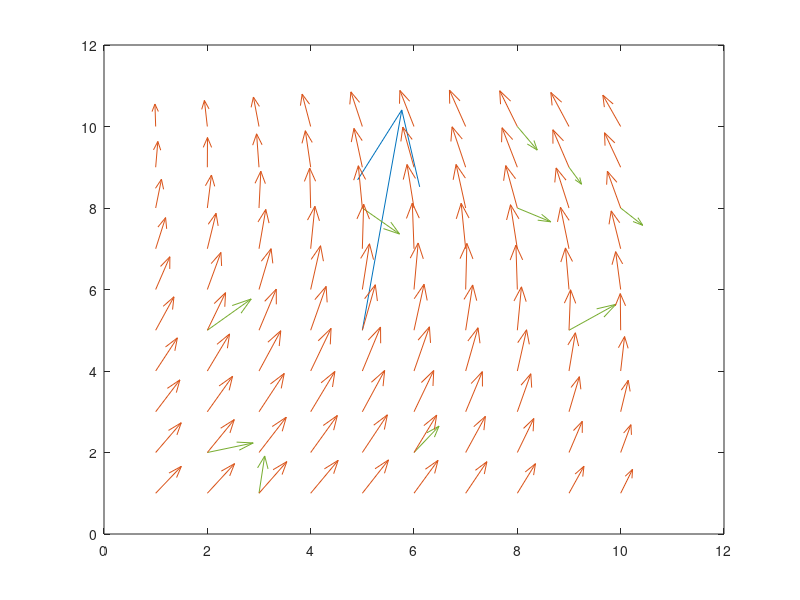

MATLAB code for this plot:
clc; clear all;
 
lambda=10;
sigma=5;
 
irand=randi(10,1,10);
jrand=randi(10,1,10);
 
X=zeros(10,1);
Y=X;
dist=zeros;
VX=zeros(10,10);
VY=VX;
Tsum=VX;
 
for i=1:length(jrand);
    xpos=irand(i);
    ypos=jrand(i);
    Y(i)=rand(1,1);
    X(i)=-1+2*rand(1,1);
    VX(xpos,ypos)=Y(i);
    VY(xpos,ypos)=X(i);
end
 
Ysum=sum(Y);
Xsum=sum(X);
quiver(5,5,Xsum,Ysum)
hold on
quiver(VX,VY)
hold on
 
for i=1:length(jrand);
    for j=1:length(jrand);
        dist(i,j)=sqrt((irand(i)-irand(j))^2+(jrand(i)-jrand(j))^2);
        if i==j;
            delt=1;
        else
            delt=0;
        end
        AB(i,j)=lambda.*delt+(1/(2*pi*sigma^2))*exp(-dist(i,j)^2/(2*sigma^2));
    end
end
 
Bx=inv(AB)*X;
By=inv(AB)*Y;
 
Vx=zeros(10,10);
Vy=Vx;
 
for i=1:length(jrand);
    for j=1:length(irand);
        for k=1:length(irand);
            Vx(j,k)=Vx(j,k)+Bx(i)/(2*pi*sigma^2)*exp(-((sqrt((j-(irand(i)))^2+(k-(jrand(i)))^2))^2)/(2*sigma^2));
            Vy(j,k)=Vy(j,k)+By(i)/(2*pi*sigma^2)*exp(-((sqrt((j-(irand(i)))^2+(k-(jrand(i)))^2))^2)/(2*sigma^2));
        end
    end
end
 
quiver(Vx,Vy)

